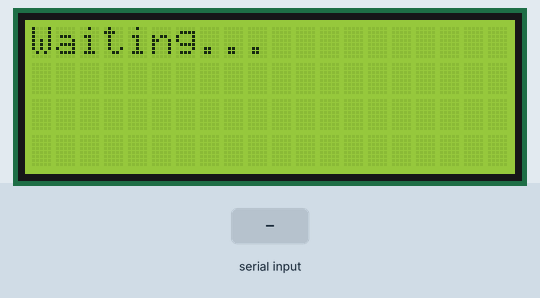
This program was run on a simulated ATtiny85, built with avr-gcc and run on an emulated ATtiny85. Parts: 20×4 character LCD. Inputs (shaded band) come from the test bench. What the program prints to the serial monitor is not drawn.

Above: at 1.2 s.
1.3 s: byte 30 received over Serial
At 3.3 s:
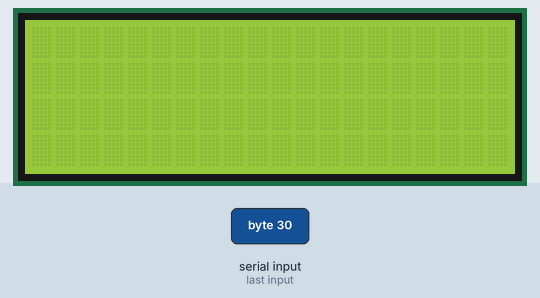
4.3 s: byte 90 received over Serial
7.7 s: byte 120 received over Serial
Timing chart, 0 to 10.7 s (numbered marks = the images above; inputs shaded):
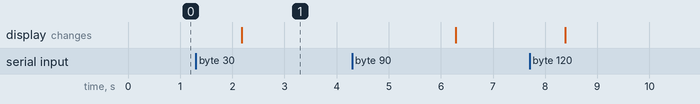

The program:

main.cpp
```cpp
#include <Arduino.h>
#include <Wire.h>
#include <LiquidCrystal_I2C.h>

LiquidCrystal_I2C lcd(0x27,20,4);  // set the LCD address to 0x27 for a 16 chars and 2 line display

int LED = 10;

void setup() {
  pinMode(LED, OUTPUT);
  lcd.init();                      // initialize the lcd
  lcd.backlight();
  Serial.begin(9600);
  Serial.println("Enter some characters: ");
  lcd.print("Waiting...");
}

void loop() {
  digitalWrite(LED, HIGH);
  delay(1000);
  digitalWrite(LED, LOW);
  delay(1000);
  // when characters arrive over the serial port...
  if (Serial.available()) {
    // wait a bit for the entire message to arrive
    delay(100);
    // clear the screen
    lcd.clear();
    // read all the available characters
    while (Serial.available() > 0) {
      // display each character to the LCD
      char c = Serial.read();
      Serial.write(c);
      lcd.print(c);
    }
  }
}
```

Measured:
- after the input at 1.3 s, the display: changes after 0.88 s (image 1)
